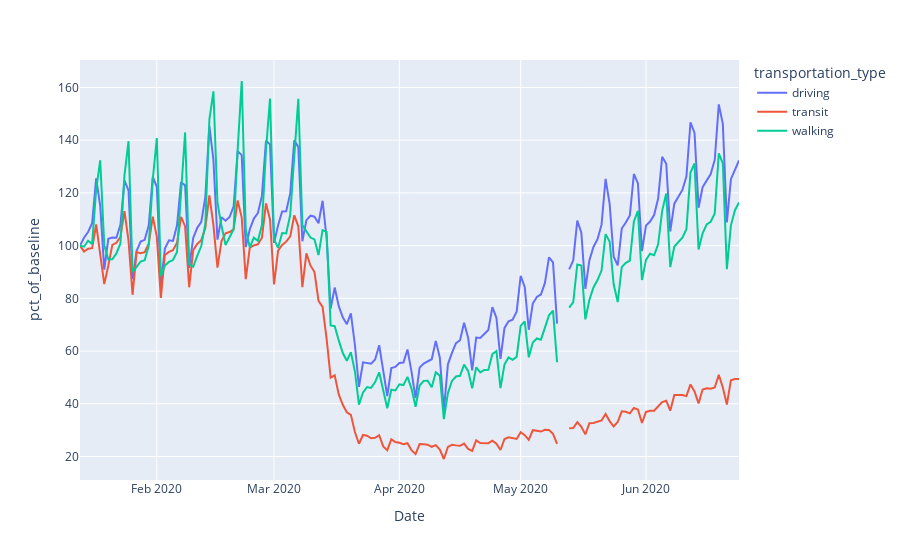

Notebook source saved alongside this figure:
### Markdown cell above
We visualize the data for the USA to compare the mobility data between Germany and the USA

### Code cell
import plotly.express as px
#Make list of any cities to plot
to_show = ["United States"]
to_show1 = ["Germany"]

#Plot
df = mobility_countries_melted[mobility_countries_melted["region"].isin(to_show)]
fig = px.line(df, x="Date", y="pct_of_baseline", color="transportation_type",
              line_group="region", hover_name="region")



#Plot

fig.show()

### Figure 1 — Plotly figure (JSON) as saved in the notebook; plotly's stock layout.template omitted (floating-point values rounded to 4 significant figures; data arrays with more than 128 entries replaced by an {"elided": "..."} marker saying what was removed)
{"data": [{"hovertemplate": "<b>%{hovertext}</b><br><br>transportation_type=driving<br>region=United States<br>Date=%{x}<br>pct_of_baseline=%{y}<extra></extra>", "hovertext": {"elided": "167 str values"}, "legendgroup": "driving", "line": {"color": "#636efa", "dash": "solid"}, "mode": "lines", "name": "driving", "orientation": "v", "showlegend": true, "type": "scatter", "x": {"elided": "167 str values"}, "xaxis": "x", "y": {"elided": "167 mixed values"}, "yaxis": "y"}, {"hovertemplate": "<b>%{hovertext}</b><br><br>transportation_type=transit<br>region=United States<br>Date=%{x}<br>pct_of_baseline=%{y}<extra></extra>", "hovertext": {"elided": "167 str values"}, "legendgroup": "transit", "line": {"color": "#EF553B", "dash": "solid"}, "mode": "lines", "name": "transit", "orientation": "v", "showlegend": true, "type": "scatter", "x": {"elided": "167 str values"}, "xaxis": "x", "y": {"elided": "167 mixed values"}, "yaxis": "y"}, {"hovertemplate": "<b>%{hovertext}</b><br><br>transportation_type=walking<br>region=United States<br>Date=%{x}<br>pct_of_baseline=%{y}<extra></extra>", "hovertext": {"elided": "167 str values"}, "legendgroup": "walking", "line": {"color": "#00cc96", "dash": "solid"}, "mode": "lines", "name": "walking", "orientation": "v", "showlegend": true, "type": "scatter", "x": {"elided": "167 str values"}, "xaxis": "x", "y": {"elided": "167 mixed values"}, "yaxis": "y"}], "layout": {"legend": {"title": {"text": "transportation_type"}, "tracegroupgap": 0}, "margin": {"t": 60}, "xaxis": {"anchor": "y", "domain": [0, 1], "title": {"text": "Date"}}, "yaxis": {"anchor": "x", "domain": [0, 1], "title": {"text": "pct_of_baseline"}}}}
